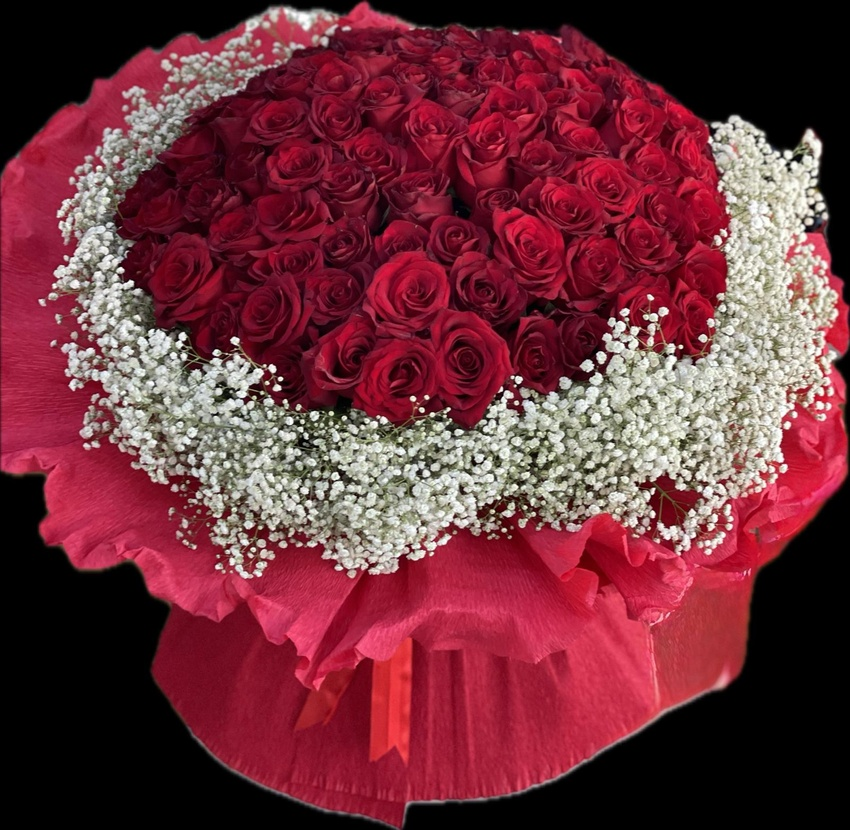
#> input picture _src/kaynak/101gul.jpeg, 850 x 830 px, shrunk from 1600 x 1564 before the run; its folder holds only this picture in this run
$ python zemin.py
#> lines starting #> are read from the running program, lines starting #| are printed output that depends on the picture; after the words box and inside, x2 and y2 are one past the last pixel; in counts of white or black regions, pixels touching at a corner belong together
#!/usr/bin/env python3
"""Siyah zeminli kesilmiş ürün fotoğraflarında zemini açık renge çevirir.
Yalnız KENARA DEĞEN koyu bölge zemin sayılır (ürünün içindeki siyah kutu/kurdele korunur).
Kenar geçişi yumuşatılır. Çıktı: _src/kaynak_acik/<ad>.jpeg — media.py bunları tercih eder.
"""
import os, sys
import numpy as np
from PIL import Image, ImageOps, ImageFilter
from scipy import ndimage

KOK = os.path.dirname(os.path.dirname(os.path.abspath(__file__)))
KAY, HED = os.path.join(KOK, "_src", "kaynak"), os.path.join(KOK, "_src", "kaynak_acik")
ZEMIN = np.array([255, 255, 255], dtype=np.float32)   # saf beyaz: kartta temiz, bannerda multiply ile kaybolur
T_ZEMIN, T_GECIS = 14, 70

def isle(ad):
#> called with ad = '101gul'
    im = ImageOps.exif_transpose(Image.open(os.path.join(KAY, ad + ".jpeg"))).convert("RGB")
#> im is the input picture: PIL image 850x830 RGB; mean R, G, B 110.9, 48.5, 58.5
    a = np.asarray(im).astype(np.float32)
    mx = a.max(axis=2)
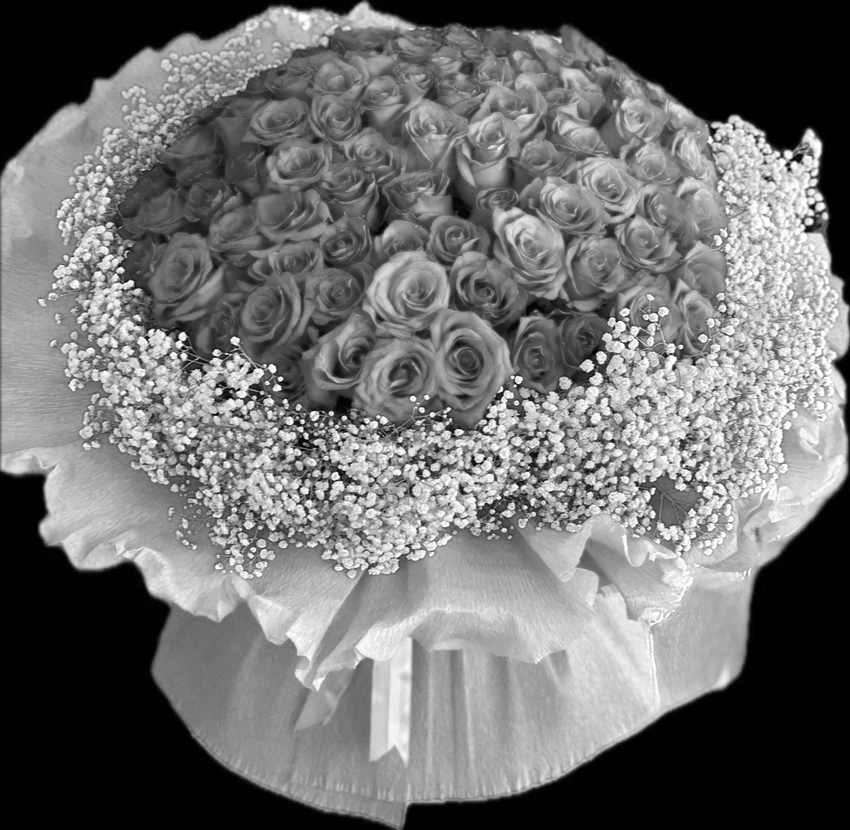
#> mx: shape (830, 850) float32; min 0, max 255, mean 111.2
    koyu = mx < T_ZEMIN
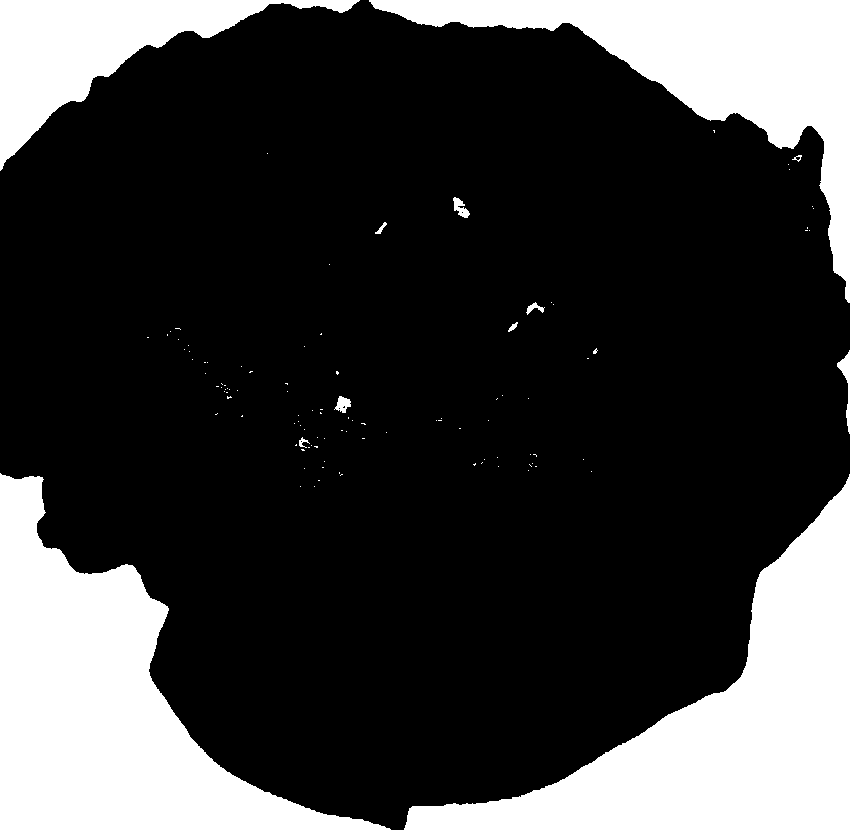
#> koyu: shape (830, 850) bool; 23.7% white; 109 white regions (97 under 20 px), largest, box (x1, y1, x2, y2) and area: (0, 473, 391, 830) 55721, (404, 474, 850, 830) 54116, (369, 0, 850, 303) 36528
    etiket, n = ndimage.label(koyu)
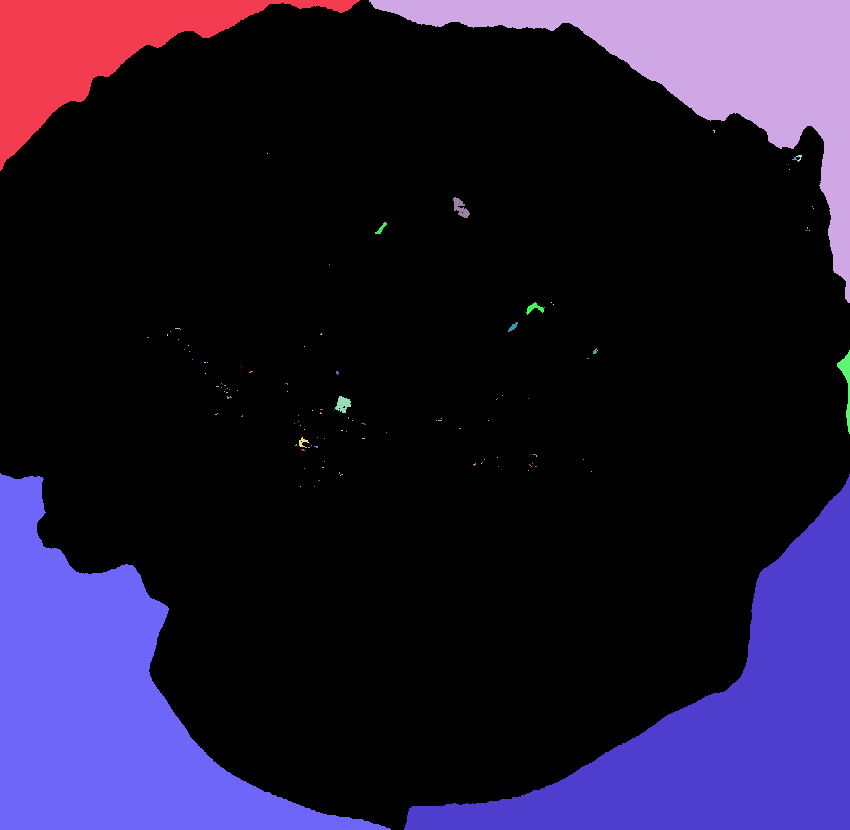
#> etiket: shape (830, 850) int32; 125 distinct labels, from 0 to 124; one colour per label, 0 black
#> n = 124
    kenar = set(np.unique(np.concatenate([etiket[0], etiket[-1], etiket[:, 0], etiket[:, -1]]))) - {0}
#> kenar = 5 items
    zemin = np.isin(etiket, list(kenar))
#> zemin: shape (830, 850) bool; 23.5% white; 5 white regions, box (x1, y1, x2, y2) and area: (0, 473, 391, 830) 55721, (404, 474, 850, 830) 54116, (369, 0, 850, 303) 36528, (0, 0, 360, 171) 19398, (837, 350, 850, 434) 355
    if zemin.mean() < 0.08:          # siyah zeminli değil → dokunma
        return False
    zemin = ndimage.binary_opening(zemin, iterations=1)
#> zemin: shape (830, 850) bool; 23.5% white; 6 white regions, box (x1, y1, x2, y2) and area: (0, 474, 387, 830) 55703, (404, 478, 850, 830) 54100, (370, 0, 850, 303) 36518, (0, 0, 358, 170) 19384, (837, 353, 850, 384) 221, (846, 403, 850, 427) 76
    # geçiş bandı: zemine 3 px yakın ve koyu pikseller kısmen zemine karışır
    yakin = ndimage.binary_dilation(zemin, iterations=3) & ~zemin
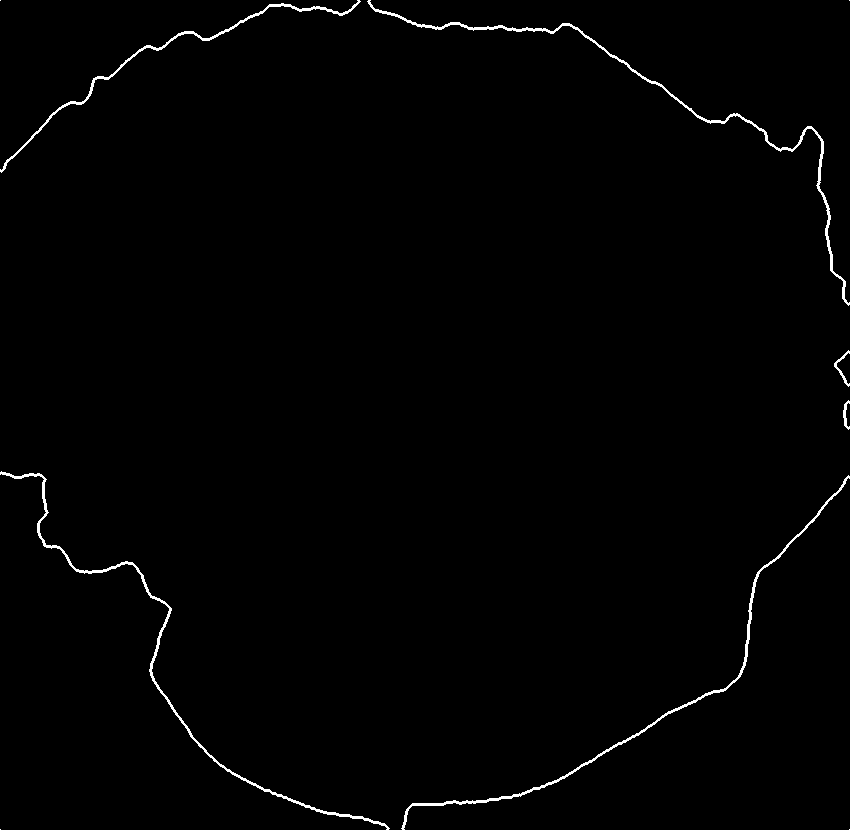
#> yakin: shape (830, 850) bool; 0.96% white in thin lines or dots
    w = np.zeros(mx.shape, np.float32)
    w[zemin] = 1.0
    gb = yakin & (mx < T_GECIS)
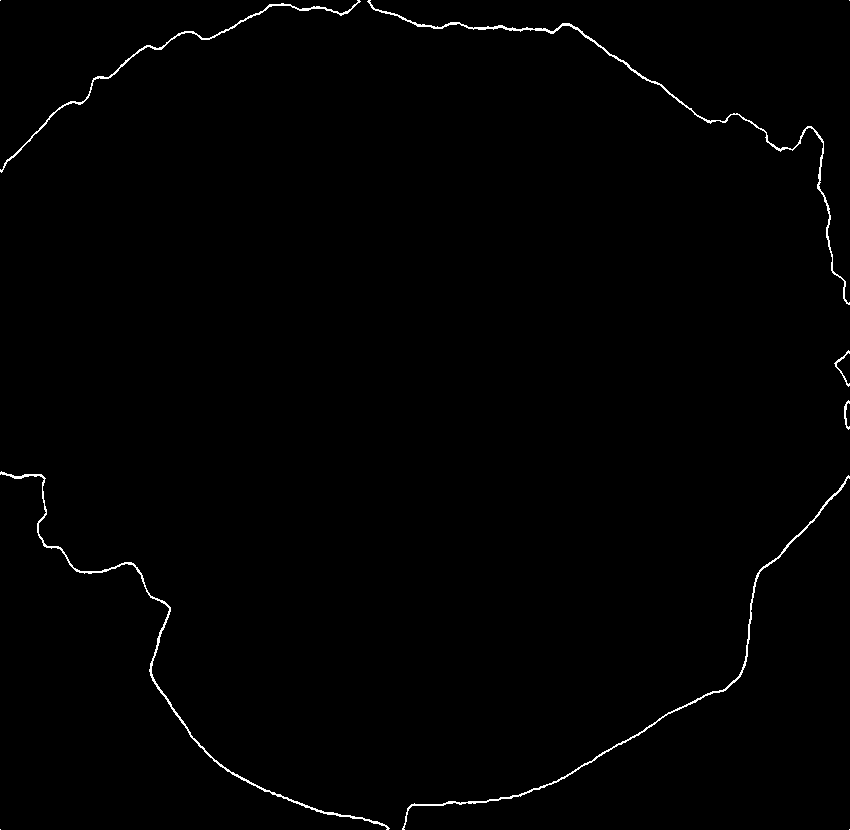
#> gb: shape (830, 850) bool; 0.76% white in thin lines or dots
    w[gb] = np.clip((T_GECIS - mx[gb]) / (T_GECIS - T_ZEMIN), 0, 1)
    w = np.asarray(Image.fromarray((w * 255).astype(np.uint8)).filter(ImageFilter.GaussianBlur(0.8))).astype(np.float32) / 255
    out = a * (1 - w[..., None]) + ZEMIN * w[..., None]
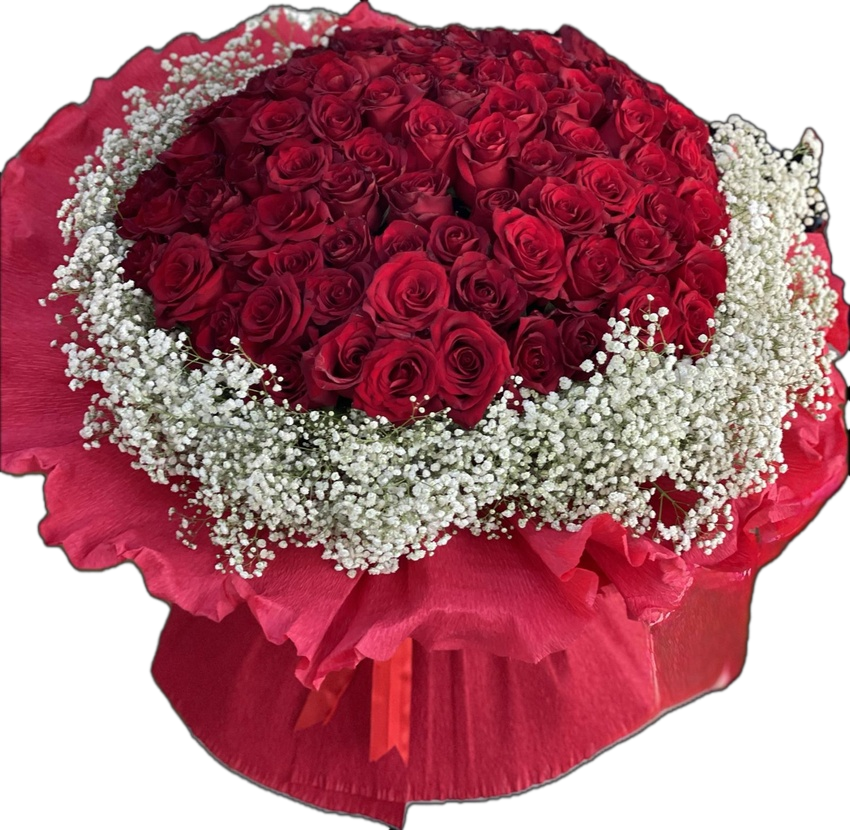
#> out: shape (830, 850, 3) float32; mean R, G, B 172.1, 109.7, 119.7
    Image.fromarray(out.clip(0, 255).astype(np.uint8)).save(os.path.join(HED, ad + ".jpeg"), quality=92)
    return True

if __name__ == "__main__":
    os.makedirs(HED, exist_ok=True)
    adlar = sys.argv[1:] or sorted(f[:-5] for f in os.listdir(KAY) if f.endswith(".jpeg"))
    say = sum(isle(a) for a in adlar)
    print(f"tamam: {say}/{len(adlar)} görselin zemini açıldı")

$ run again, on _src/kaynak/15ithal.jpeg
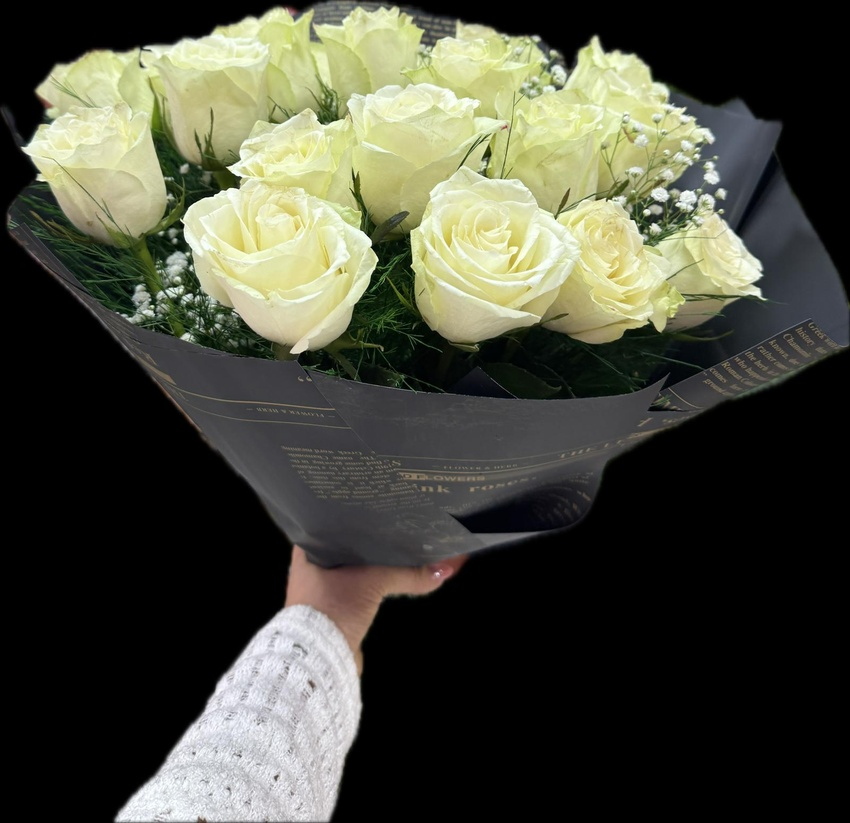
#> input picture _src/kaynak/15ithal.jpeg, 850 x 823 px, shrunk from 1600 x 1550 before the run
#> in isle, im is the input picture: PIL image 850x823 RGB; mean R, G, B 73.2, 74.4, 60.8
#> koyu: shape (823, 850) bool; 48.5% white; 284 white regions (257 under 20 px), largest, box (x1, y1, x2, y2) and area: (331, 349, 850, 823) 167292, (0, 113, 291, 823) 110358, (388, 0, 850, 301) 37235
#> in isle, `etiket, n = ndimage.label(koyu)`:
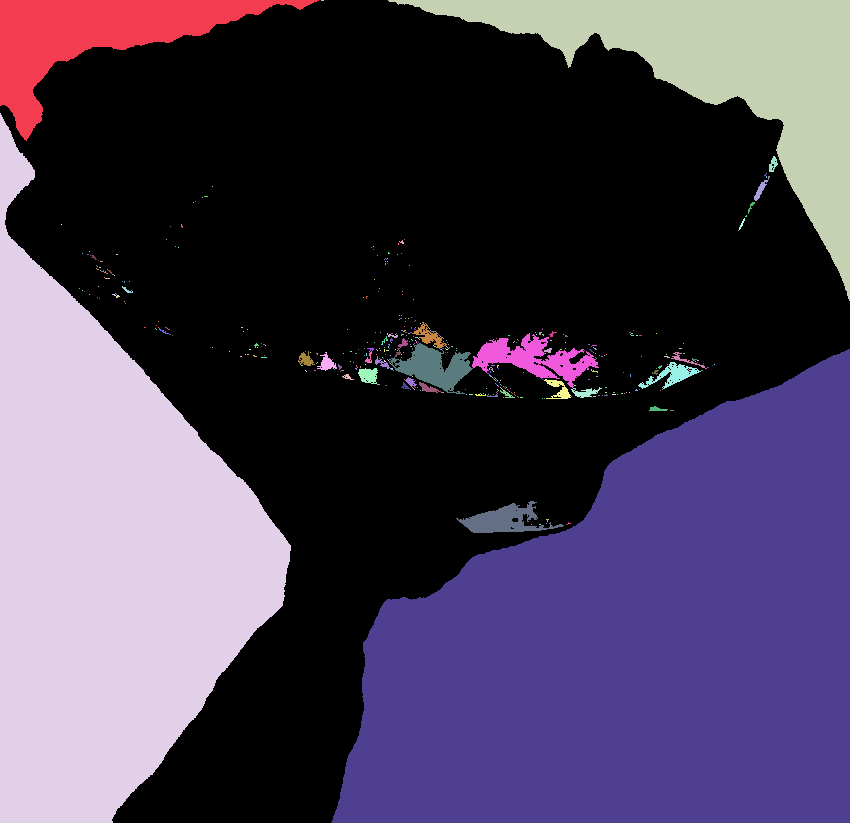
#> etiket: shape (823, 850) int32; 467 distinct labels, from 0 to 466; one colour per label, 0 black
#> n = 466
#> kenar = 5 items
#> yakin: shape (823, 850) bool; 1.1% white in thin lines or dots
#> gb: shape (823, 850) bool; 0.92% white in thin lines or dots
#> in isle, `out = a * (1 - w[..., None]) + ZEMIN * w[..., None]`:
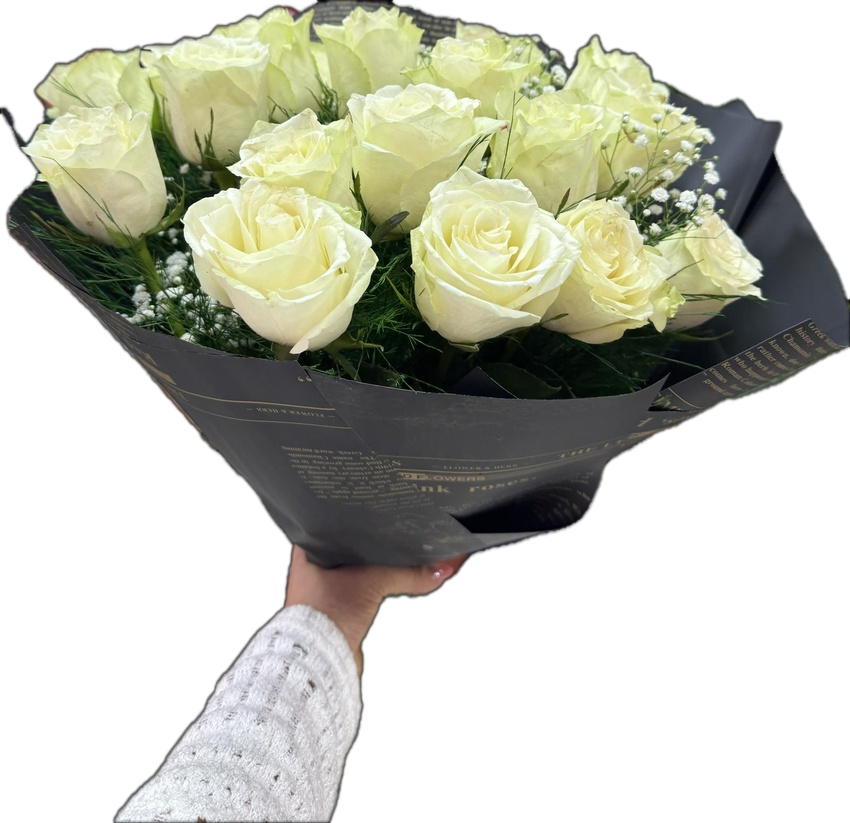
#> out: shape (823, 850, 3) float32; mean R, G, B 194.9, 196.2, 182.6

$ run again, on _src/kaynak/21gullu1.jpeg
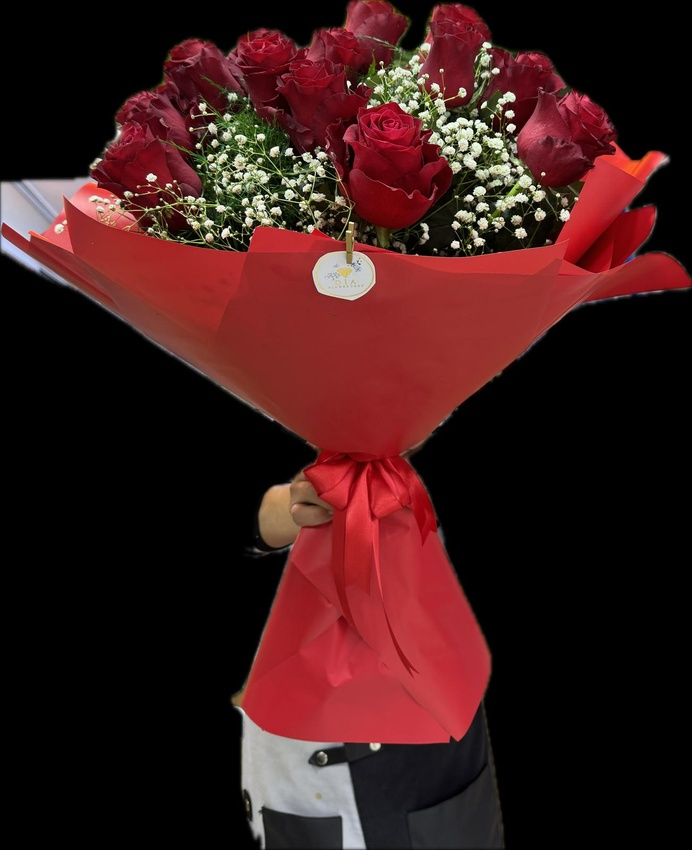
#> input picture _src/kaynak/21gullu1.jpeg, 692 x 850 px, shrunk from 1303 x 1600 before the run
#> in isle, im is the input picture: PIL image 692x850 RGB; mean R, G, B 61.2, 26.2, 25.6
#> koyu: shape (850, 692) bool; 53.2% white; 20 black regions (19 under 20 px), largest, box (x1, y1, x2, y2) and area: (0, 0, 692, 850) 275335
#> in isle, `etiket, n = ndimage.label(koyu)`:
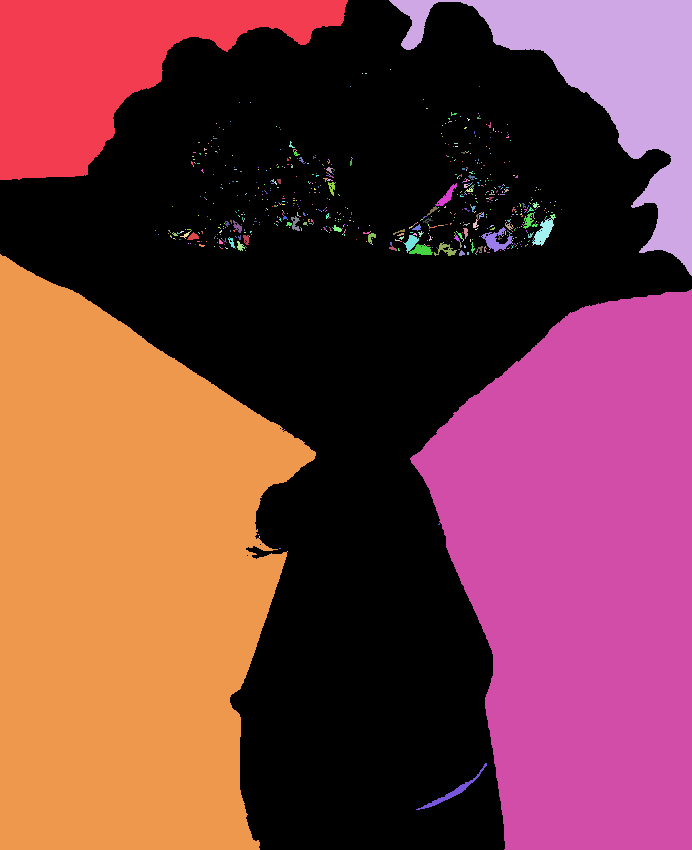
#> etiket: shape (850, 692) int32; 773 distinct labels, from 0 to 772; one colour per label, 0 black
#> n = 772
#> kenar = 4 items
#> yakin: shape (850, 692) bool; 1.3% white in thin lines or dots
#> gb: shape (850, 692) bool; 0.98% white in thin lines or dots
#> in isle, `out = a * (1 - w[..., None]) + ZEMIN * w[..., None]`:
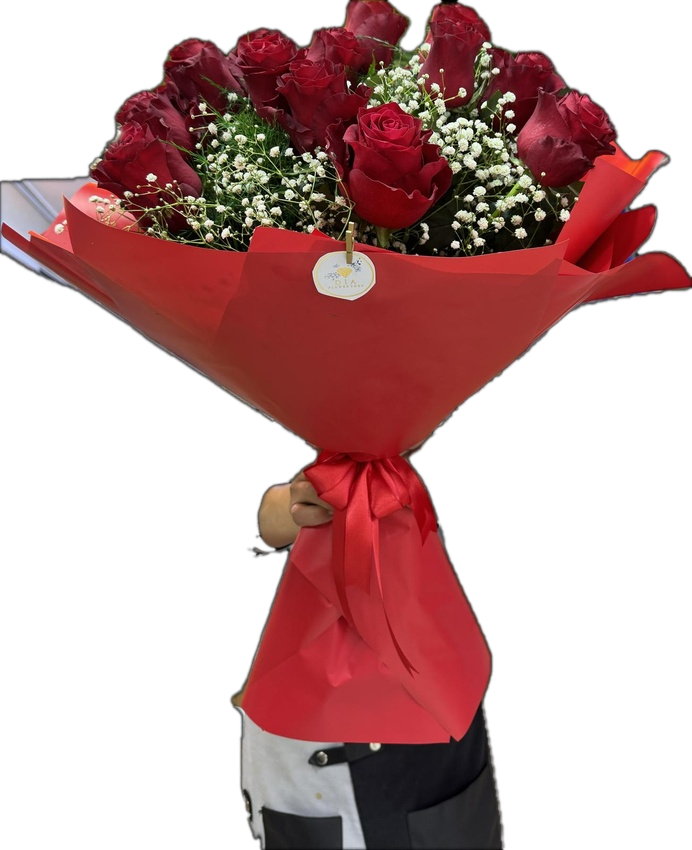
#> out: shape (850, 692, 3) float32; mean R, G, B 196.7, 161.8, 161.2
